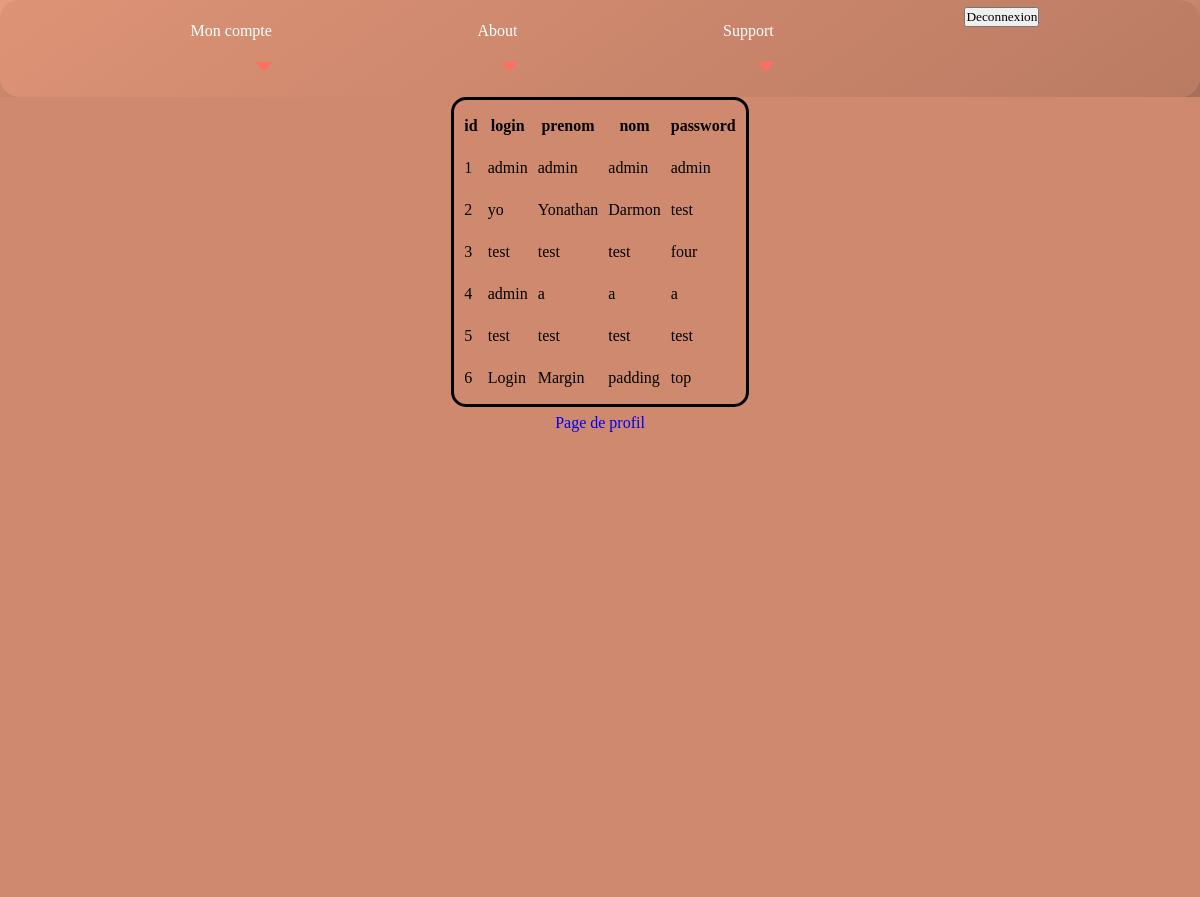
Screenshot of /php/admin.php with the database file from the repository.
### tables this page shows
CREATE TABLE IF NOT EXISTS `utilisateurs` (
  `id` int(11) NOT NULL AUTO_INCREMENT,
  `login` varchar(255) NOT NULL,
  `prenom` varchar(255) NOT NULL,
  `nom` varchar(255) NOT NULL,
  `password` varchar(255) NOT NULL,
  PRIMARY KEY (`id`)
);

### php/admin.php (the view, shortened to what this page needs)
<?php
$connect = mysqli_connect("localhost", "root", "", "moduleconnexion");
$req = mysqli_query($connect, 'SELECT * FROM utilisateurs');
$table = mysqli_fetch_all($req, MYSQLI_ASSOC);
?>
<!doctype html>
<html lang="en">
<head>
    <link rel="stylesheet" href="../asset/css/header.css">
    <link rel="stylesheet" href="../asset/css/index.css">
</head>
<body>
<header>
    <?php require "header.php"; ?>
</header>
<main id="admin">
    <table>
        <?php
        echo "<thead><tr>";
        foreach ($table[0] as $key => $value) {
            echo " <th>$key</th>";
        }
        echo "</tr>";
        echo "</thead>";
        foreach ($table as $key => $value) {
            echo "<tr>";
            foreach ($value as $value2) {
                echo "<td>$value2</td>";
            }
            echo "</tr>";
        }
        ?>
    </table>
    <a href="profil.php">Page de profil</a>
</main>
</body>
</html>

### php/header.php (shortened to what this page needs)
<nav>
    <div class="wrapper">
        <ul class="mainMenu">
            <li class="item" id="account">
                <a href="#account" class="btn"><i class="fas fa-user-circle"></i>Mon compte</a>
                <div class="subMenu">
                    <a href="../index.php">Accueil</a>
                </div>
            </li>
            <li class="item" id="about">
                <a href="#about" class="btn"><i class="fas fa-address-card"></i>About</a>
                <div class="subMenu">
                    <a href="https://github.com/yonathan-darmon/module-connexion">Le Git</a>
                </div>
            </li>
            <li class="item" id="support">
                <a href="#support" class="btn"><i class="fas fa-info"></i>Support</a>
                <div class="subMenu">
                    <a href="mailto:yonathan.darmon@laplateforme.io">Me contacter</a>
                </div>
            </li>
            <form action="#" method="post" id="deco">
                <input type="submit" value="Deconnexion" name="deco">
            </form>
        </ul>
    </div>
</nav>

### asset/css/header.css (style rules this page uses)
* { margin: 0; padding: 0; list-style: none; text-decoration: none; line-height: 2rem; }
body { background-color: rgb(207, 137, 110); }
.mainMenu { width: 100%; display: flex; overflow: hidden; justify-content: space-evenly; border-radius: 20px; background: linear-gradient(145deg, #dd9376, #ba7b63); box-shadow: 23px 23px 69px #8b5c4a, -23px -23px 69px #ffb692; }
.item { overflow: hidden; }
.btn { display: block; padding: 15px 15px; color: #fff; position: relative; }
.btn:before { content: ''; position: absolute; width: 0; height: 0; border-left: 8px solid transparent; border-right: 8px solid transparent; border-top: 10px solid #ff6f61; right: 15px; bottom: -10px; z-index: 9; }
.subMenu { overflow: hidden; transition: max-height 0.7s; max-height: 0; padding-bottom: 10px; padding-top: 15px; margin-top: 10px;; }
.subMenu a { display: block; color: #fff; font-size: 14px; border-bottom: 1px solid #394c7f; position: relative; border-radius: 20px; padding-top: 35px; }
.subMenu a:before { content: ''; opacity: 0; transition: opacity 0.3s; border-radius: 15px; }
.subMenu a:after { content: ''; opacity: 0; transition: opacity 0.3s; }
.subMenu a:last-child { border: none; }
#deco { min-height: 3em; display: table-cell; vertical-align: middle; background-color: transparent; width: 5%; }

### asset/css/index.css (style rules this page uses)
* { margin: 0; padding: 0; font-family: 'Parisienne', cursive; }
main { display: flex; align-content: center; align-items: center; min-height: 100vh; background-color: rgb(207, 137, 110); }
#admin { display: flex; flex-direction: column; }
table { border: solid 3px; border-radius: 15px; border-spacing: 10px; }

### rows the page displays
utilisateurs: id "1", value2 "admin"
utilisateurs: id "2", login "yo", prenom "Yonathan", nom "Darmon", password "test"
utilisateurs: id "3", value2 "test", password "four"
utilisateurs: id "4", login "admin", value2 "a"
utilisateurs: id "5", value2 "test"
utilisateurs: id "6", login "Login", prenom "Margin", nom "padding", password "top"

### other values shown
$key "id"
$key "login"
$key "prenom"
$key "nom"
$key "password"
